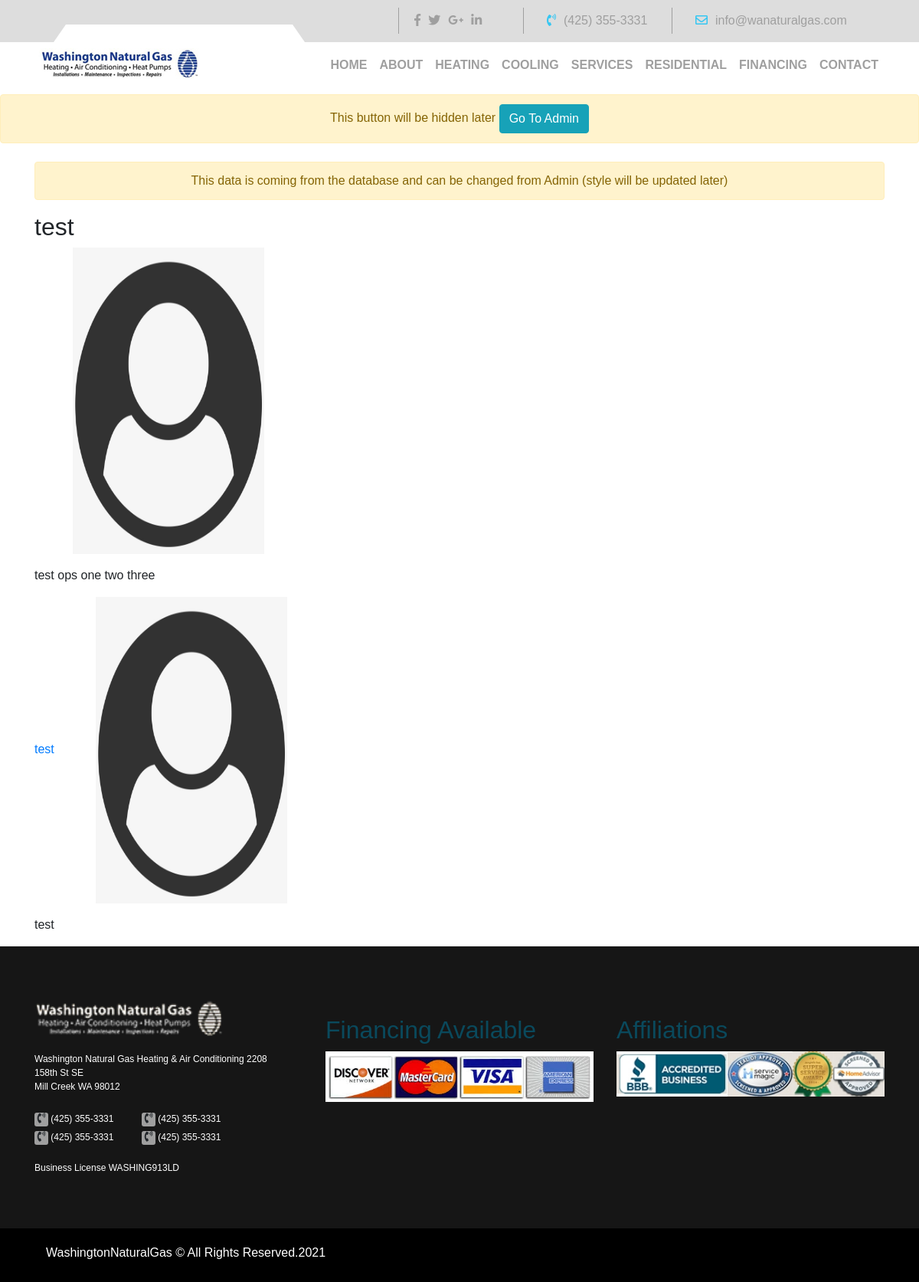
/heating, run on the app's committed database.
### service/models.py (models this page shows, shortened)
class Main(models.Model):
    title = models.CharField(max_length=250)
    image = models.ImageField(upload_to='images/')
    description = RichTextField()

class Post(models.Model):
    content_type = models.ForeignKey(ContentType, on_delete=models.CASCADE)
    content_object = GenericForeignKey('content_type', 'object_id')
    object_id = models.PositiveIntegerField(null=True)
    title = models.CharField(max_length=250)
    image = models.ImageField(upload_to='images/')
    description = RichTextField()
    class Meta:
        verbose_name = 'Post'
        verbose_name_plural = 'Posts'

### service/views.py (the view)
# urls.py: path('heating', views.heating_view, name='heating'),
def heating_view(request):
    heating = Heating.objects.first()
    if heating:  # will remove this if later as we prevented delete permission
        obj_id = heating.id
        content_type = ContentType.objects.get_for_model(Heating)
        posts = Post.objects.filter(content_type=content_type,
                                    object_id=obj_id)
    else:
        posts = None
    context = {
        'heating': heating,
        'posts': posts,
    }
    return render(request, 'service/heating.html', context)

### templates/service/heating.html (shortened to what this page needs)
{% extends 'base.html' %}
{% load static %}
{% block content %}
 <div class="container">
     <p class="alert alert-warning text-center">This data is coming from the database and can be changed from Admin (style will be updated later)</p>
     <h2>{{ heating.title }}</h2>
     <img src="{{ heating.image.url }}" alt="cooling" width="400px" height="400px" style="padding-right: 100px;padding-left:50px">
    <br>
     <p>{{ heating.description|safe }}</p>
    {% for post in posts %}
        <a href="{% url 'service:heating_post' heating.id post.id %}">{{ post.title }}</a>
        <img src="{{ post.image.url }}" alt="cooling" width="400px" height="400px" style="padding-right: 100px;padding-left:50px">
        <p>{{ post.description|safe }}</p>
    {% endfor %}
 </div>
{% endblock %}

### static/css/master.css (style rules this page uses)
body { font-family: 'Poppins', sans-serif; position: relative; }
body { overflow-x: hidden; overflow: hidden; }
* { -webkit-box-sizing: border-box; box-sizing: border-box; }

### data on the page
Main: title "test", image (picture), description "test ops one two three"
Post: title "test", image (picture), description "test"
